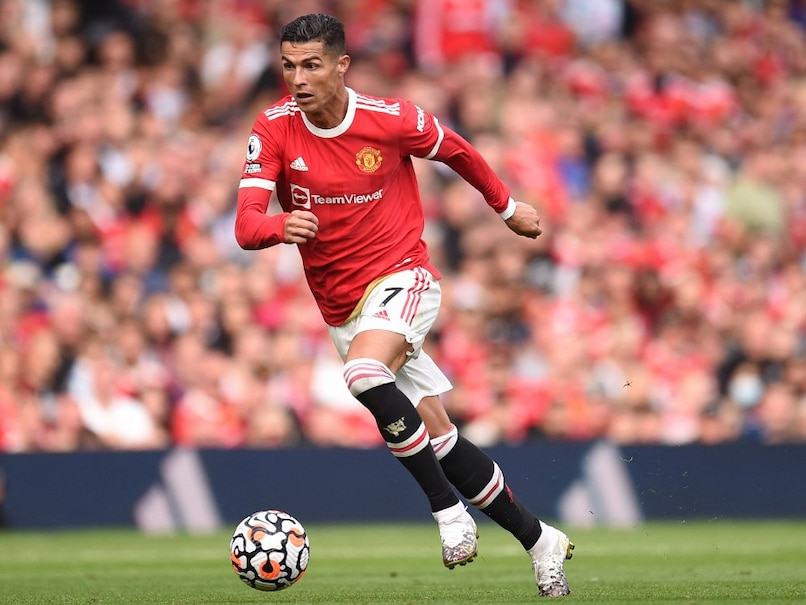
#> input picture ronaldo.jpg, 806 x 605 px
$ jupyter execute '3 Image Shearing.ipynb'
#> lines starting #> are read from the running program, lines starting #| are printed output that depends on the picture
# **Table of contents:**

- Image Translation
- Image Scaling
- **Image Shearing**
 - Shearing in the x-axis Direction
 - Shearing in the y-axis Direction
- Image Reflection
- Image Rotation
- Image Cropping

---

## **Shearing**

Shear mapping is a linear map that displaces each point in a specified direction, substituting a specific value in proportion to its x or y coordinates for each point horizontally or vertically. There are two sorts of shearing effects.

The matrix for shearing is given below:

---

### Python Code:

[cell 1]
import numpy as np
import cv2
import matplotlib.pyplot as plt

# read the input image
img = cv2.imread("ronaldo.jpg")
#> img is the input picture: shape (605, 806, 3); mean B, G, R 110.1, 119.8, 164.9
# convert from BGR to RGB so we can plot using matplotlib
img = cv2.cvtColor(img, cv2.COLOR_BGR2RGB)
# disable x & y axis
plt.axis('off')
# show the image
plt.imshow(img)
plt.show()
# get the image shape
rows, cols, dim = img.shape
#> rows = 605; cols = 806; dim = 3

# transformation matrix for Shearing
# shearing applied to x-axis
Mx = np.float32([[1, 0.5, 0],
             	[0, 1  , 0],
            	[0, 0  , 1]])

# shearing applied to y-axis
My = np.float32([[1,   0, 0],
             	  [0.5, 1, 0],
             	  [0,   0, 1]])

# apply a perspective transformation to the image
sheared_imgx = cv2.warpPerspective(img,Mx,(int(cols*1.5),int(rows*1.5)))
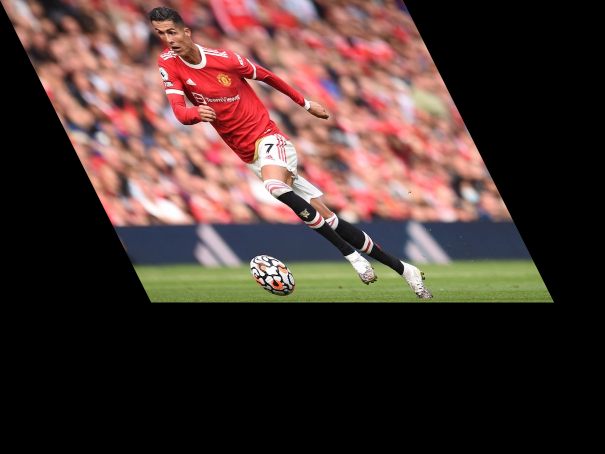
#> sheared_imgx: shape (907, 1209, 3) (shown at 1/2 size); mean R, G, B 73.4, 53.3, 49
sheared_imgy = cv2.warpPerspective(img,My,(int(cols*1.5),int(rows*1.5)))
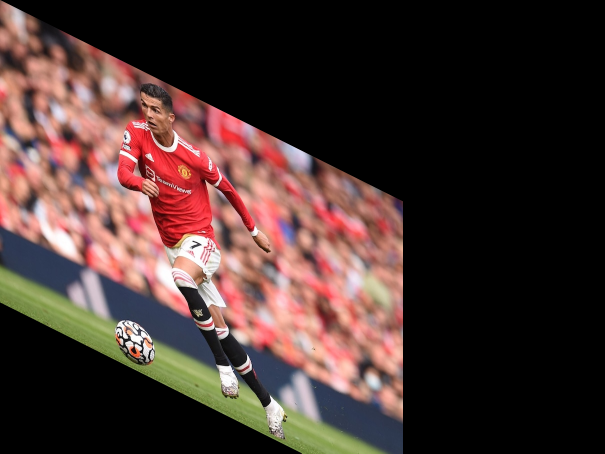
#> sheared_imgy: shape (907, 1209, 3) (shown at 1/2 size); mean R, G, B 72.2, 51.9, 48.3

# show the resulting image
plt.imshow(sheared_imgx)
plt.show()
plt.imshow(sheared_imgy)
plt.show()
# save the resulting image to disk
plt.imsave("ronaldo_shearedx.jpg", sheared_imgx)
plt.imsave("ronaldo_shearedy.jpg", sheared_imgy)
